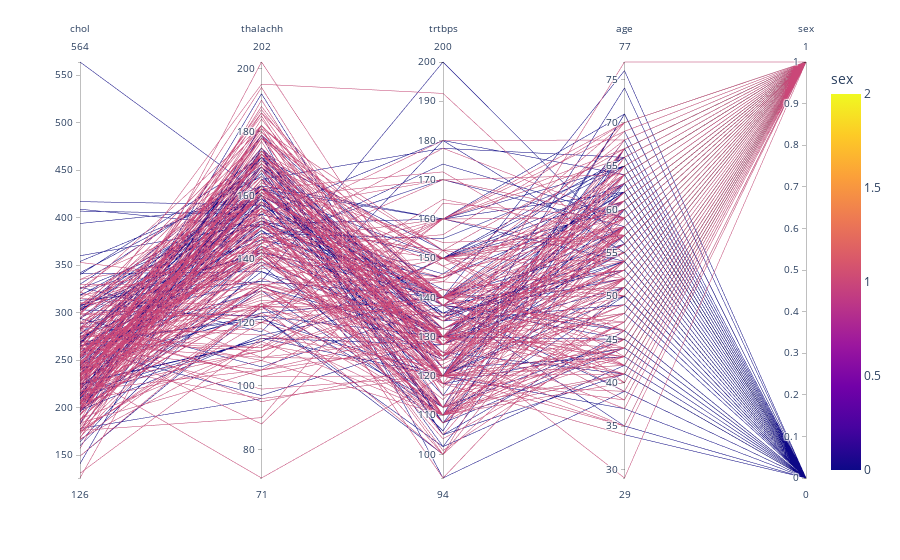

The code cell stored with this chart in its notebook:
### Code cell
columns = ['chol', 'thalachh', 'trtbps','age','sex']
fig = px.parallel_coordinates(data,
                              dimensions=columns,
                              color='sex',
                              color_continuous_scale=px.colors.sequential.Plasma, color_continuous_midpoint=1.0)

fig.show()

### Figure 1 — Plotly figure (JSON) as saved in the notebook; plotly's stock layout.template omitted (floating-point values rounded to 4 significant figures; data arrays with more than 128 entries replaced by an {"elided": "..."} marker saying what was removed)
{"data": [{"dimensions": [{"label": "chol", "values": {"elided": "303 int values"}}, {"label": "thalachh", "values": {"elided": "303 int values"}}, {"label": "trtbps", "values": {"elided": "303 int values"}}, {"label": "age", "values": {"elided": "303 int values"}}, {"label": "sex", "values": {"elided": "303 int values"}}], "domain": {"x": [0, 1], "y": [0, 1]}, "line": {"color": {"elided": "303 int values"}, "coloraxis": "coloraxis"}, "name": "", "type": "parcoords"}], "layout": {"coloraxis": {"cmid": 1, "colorbar": {"title": {"text": "sex"}}, "colorscale": [[0, "#0d0887"], [0.1111, "#46039f"], [0.2222, "#7201a8"], [0.3333, "#9c179e"], [0.4444, "#bd3786"], [0.5556, "#d8576b"], [0.6667, "#ed7953"], [0.7778, "#fb9f3a"], [0.8889, "#fdca26"], [1, "#f0f921"]]}, "legend": {"tracegroupgap": 0}, "margin": {"t": 60}}}
